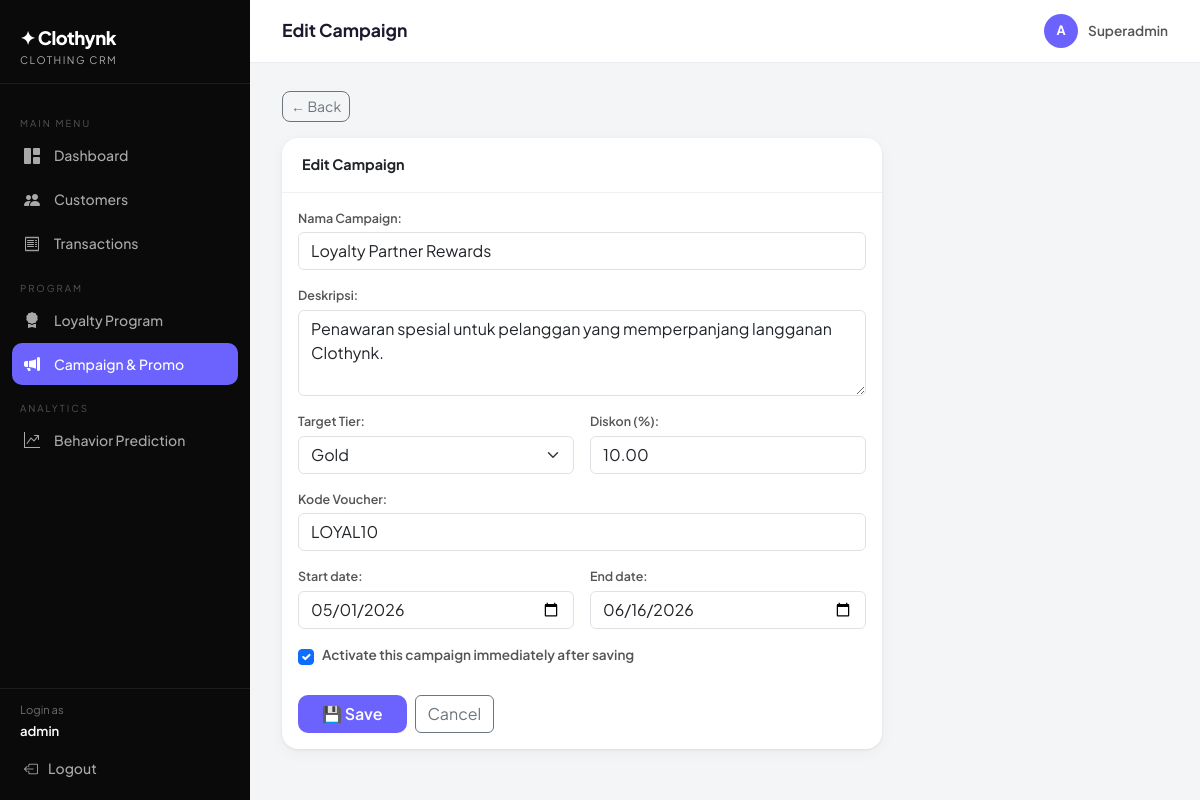
/campaign/1/edit/ (signed in), run on the app's committed database.
### core/models.py (models this page shows, shortened)
class Campaign(models.Model):
    TARGET_TIER_CHOICES = [('all', 'Semua')] + LoyaltyProfile.TIER_CHOICES
    name                = models.CharField(max_length=150, verbose_name='Nama Campaign')
    description         = models.TextField(verbose_name='Deskripsi')
    start_date          = models.DateField(verbose_name='Mulai')
    end_date            = models.DateField(verbose_name='Selesai')
    target_tier         = models.CharField(max_length=10, choices=TARGET_TIER_CHOICES, default='all', verbose_name='Target Tier')
    discount_percentage = models.DecimalField(max_digits=5, decimal_places=2, verbose_name='Diskon (%)')
    voucher_code        = models.CharField(max_length=50, verbose_name='Kode Voucher')
    is_active           = models.BooleanField(default=True, verbose_name='Aktif?')
    created_at          = models.DateTimeField(auto_now_add=True)
    class Meta:
        ordering = ['-created_at']
        verbose_name = 'Campaign'
        verbose_name_plural = 'Campaign'

### core/views.py (the view)
# urls.py: path('campaign/<int:pk>/edit/', views.campaign_edit, name='campaign_edit'),
@login_required
def campaign_edit(request, pk):
    campaign = get_object_or_404(Campaign, pk=pk)
    form = CampaignForm(request.POST or None, instance=campaign)
    if form.is_valid():
        form.save()
        messages.success(request, 'Campaign berhasil diperbarui!')
        return redirect('campaign_list')
    return render(request, 'core/campaign_form.html', {'form': form, 'title': 'Edit Campaign', 'campaign': campaign})

### core/forms.py
class CampaignForm(forms.ModelForm):
    start_date = forms.DateField(
        widget=forms.DateInput(
            format='%Y-%m-%d',
            attrs={'type': 'date', 'class': 'form-control'}
        )
    )
    end_date = forms.DateField(
        widget=forms.DateInput(
            format='%Y-%m-%d',
            attrs={'type': 'date', 'class': 'form-control'}
        )
    )
    class Meta:
        model = Campaign
        fields = ['name', 'description', 'start_date', 'end_date', 'target_tier', 'discount_percentage', 'voucher_code', 'is_active']
        widgets = {
            'name':                forms.TextInput(attrs={'class': 'form-control'}),
            'description':         forms.Textarea(attrs={'class': 'form-control', 'rows': 3}),
            'target_tier':         forms.Select(attrs={'class': 'form-select'}),
            'discount_percentage': forms.NumberInput(attrs={'class': 'form-control', 'step': '0.01'}),
            'voucher_code':        forms.TextInput(attrs={'class': 'form-control'}),
            'is_active':           forms.CheckboxInput(attrs={'class': 'form-check-input'}),
        }

### core/templates/core/campaign_form.html (shortened to what this page needs)
{% extends 'core/base.html' %}
{% block page_title %}{{ title }}{% endblock %}
{% block content %}
<div class="mb-3">
  <a href="{% url 'campaign_list' %}" class="btn btn-sm btn-outline-secondary" style="border-radius:8px;">← Back</a>
</div>
<div class="card" style="max-width:600px;">
  <div class="card-header">{{ title }}</div>
  <div class="card-body">
    <form method="post">
      <div class="row g-3">
        <div class="col-12">{{ form.name.label_tag }}{{ form.name }}</div>
        <div class="col-12">{{ form.description.label_tag }}{{ form.description }}</div>
       <div class="col-md-6">{{ form.target_tier.label_tag }}{{ form.target_tier }}</div>
        <div class="col-md-6">{{ form.discount_percentage.label_tag }}{{ form.discount_percentage }}</div>
        <div class="col-12">{{ form.voucher_code.label_tag }}{{ form.voucher_code }}</div>
        <div class="col-md-6">{{ form.start_date.label_tag }}{{ form.start_date }}</div>
        <div class="col-md-6">{{ form.end_date.label_tag }}{{ form.end_date }}</div>
        <div class="col-12">
          <div class="form-check">
            {{ form.is_active }}
            <label class="form-check-label" for="{{ form.is_active.id_for_label }}" style="font-size:0.85rem;">
              Activate this campaign immediately after saving
            </label>
          </div>
        </div>
      </div>
      <div class="d-flex gap-2 mt-4">
        <button type="submit" class="btn btn-accent px-4">💾 Save</button>
        <a href="{% url 'campaign_list' %}" class="btn btn-outline-secondary">Cancel</a>
      </div>
    </form>
  </div>
</div>
{% endblock %}

### core/templates/core/base.html (shortened to what this page needs)
{% load crm_tags %}
<!DOCTYPE html>
<html lang="id">
<head>
  <link href="https://cdnjs.cloudflare.com/ajax/libs/bootstrap/5.3.2/css/bootstrap.min.css" rel="stylesheet">
  <link href="https://cdnjs.cloudflare.com/ajax/libs/bootstrap-icons/1.11.3/font/bootstrap-icons.min.css" rel="stylesheet">
</head>
<body>
<nav id="sidebar">
  <div class="sidebar-brand">
    <div class="brand-name">✦ Clothynk</div>
    <div class="brand-sub">Clothing CRM</div>
  </div>
  <div class="sidebar-nav">
    <div class="nav-section-label">Main Menu</div>
    <a href="{% url 'dashboard' %}" class="nav-link {% if request.resolver_match.url_name == 'dashboard' %}active{% endif %}">
      <i class="bi bi-grid-1x2-fill"></i> Dashboard
    </a>
    <a href="{% url 'customer_list' %}" class="nav-link {% if 'customer' in request.resolver_match.url_name %}active{% endif %}">
      <i class="bi bi-people-fill"></i> Customers
    </a>
    <a href="{% url 'transaction_list' %}" class="nav-link {% if 'transaction' in request.resolver_match.url_name %}active{% endif %}">
      <i class="bi bi-receipt"></i> Transactions
    </a>
    <div class="nav-section-label">Program</div>
    <a href="{% url 'loyalty_list' %}" class="nav-link {% if request.resolver_match.url_name == 'loyalty_list' %}active{% endif %}">
      <i class="bi bi-award-fill"></i> Loyalty Program
    </a>
    <a href="{% url 'campaign_list' %}" class="nav-link {% if 'campaign' in request.resolver_match.url_name %}active{% endif %}">
      <i class="bi bi-megaphone-fill"></i> Campaign & Promo
    </a>
    <div class="nav-section-label">Analytics</div>
    <a href="{% url 'analytics' %}" class="nav-link {% if request.resolver_match.url_name == 'analytics' %}active{% endif %}">
      <i class="bi bi-graph-up-arrow"></i> Behavior Prediction
    </a>
  </div>
  <div class="sidebar-footer">
    <div class="px-2 pb-1 text-white" style="font-size:0.7rem; opacity:0.4;">Login as</div>
    <div class="px-2 pb-2 text-white" style="font-size:0.82rem; font-weight:600;">{{ request.user.username }}</div>
    <a href="{% url 'logout' %}" class="nav-link"><i class="bi bi-box-arrow-left"></i> Logout</a>
  </div>
</nav>
<div id="main">
  <div class="topbar">
    <h1>{% block page_title %}Dashboard{% endblock %}</h1>
    <div class="user-badge">
      <div class="user-avatar">{{ request.user.username|first|upper }}</div>
      Superadmin
    </div>
  </div>
  <div class="page-content">
    {% block content %}{% endblock %}
  </div>
</div>
</body>
</html>

### core/templates/core/base.html (style rules this page uses)
:root { --sidebar-w: 250px; --brand: #0A0A0A; --accent: #6C63FF; --accent2: #FF6584; --bronze: #CD7F32; --silver: #9E9E9E; --gold: #FFC107; --platinum: #B0BEC5; --success-soft: #D1FAE5; --warning-soft: #FEF3C7; --danger-soft: #FEE2E2; --bg: #F4F5F7; --card-bg: #FFFFFF; --sidebar-bg: #0A0A0A; --sidebar-text: rgba(255,255,255,0.65); --sidebar-active: #FFFFFF; }
* { box-sizing: border-box; }
body { font-family: 'Plus Jakarta Sans', sans-serif; background: var(--bg); color: #1A1A2E; }
#sidebar { width: var(--sidebar-w); min-height: 100vh; background: var(--sidebar-bg); position: fixed; left: 0; top: 0; display: flex; flex-direction: column; z-index: 100; transition: transform .25s ease; }
.sidebar-brand { padding: 24px 20px 16px; border-bottom: 1px solid rgba(255,255,255,0.08); }
.sidebar-brand .brand-name { font-size: 1.15rem; font-weight: 800; color: #fff; letter-spacing: -0.5px; }
.sidebar-brand .brand-sub { font-size: 0.65rem; color: var(--sidebar-text); text-transform: uppercase; letter-spacing: 1.5px; }
.sidebar-nav { padding: 16px 12px; flex: 1; }
.nav-section-label { font-size: 0.6rem; text-transform: uppercase; letter-spacing: 2px; color: rgba(255,255,255,0.3); padding: 8px 8px 4px; margin-top: 8px; }
.sidebar-nav .nav-link { color: var(--sidebar-text); border-radius: 10px; padding: 9px 12px; font-size: 0.875rem; font-weight: 500; display: flex; align-items: center; gap: 10px; margin-bottom: 2px; transition: background .15s, color .15s; }
.sidebar-nav .nav-link.active { background: var(--accent); color: #fff; }
.sidebar-nav .nav-link i { font-size: 1rem; width: 20px; }
.sidebar-footer { padding: 12px; border-top: 1px solid rgba(255,255,255,0.08); }
.sidebar-footer .nav-link { color: var(--sidebar-text); font-size: 0.875rem; font-weight: 500; display: flex; align-items: center; gap: 10px; padding: 9px 12px; border-radius: 10px; }
#main { margin-left: var(--sidebar-w); min-height: 100vh; }
.topbar { background: #fff; border-bottom: 1px solid #E8ECF0; padding: 14px 32px; display: flex; align-items: center; justify-content: space-between; position: sticky; top: 0; z-index: 50; }
.topbar h1 { font-size: 1.1rem; font-weight: 700; color: #1A1A2E; margin: 0; }
.topbar .user-badge { display: flex; align-items: center; gap: 10px; font-size: 0.85rem; font-weight: 600; color: #555; }
.user-avatar { width: 34px; height: 34px; background: var(--accent); border-radius: 50%; display: flex; align-items: center; justify-content: center; color: #fff; font-size: 0.8rem; font-weight: 700; }
.page-content { padding: 28px 32px; }
.card { border: none; border-radius: 16px; box-shadow: 0 1px 3px rgba(0,0,0,0.07), 0 4px 16px rgba(0,0,0,0.04); background: var(--card-bg); }
.card-header { background: transparent; border-bottom: 1px solid #F0F0F0; padding: 16px 20px; font-weight: 700; font-size: 0.9rem; }
.btn-accent { background: var(--accent); color: #fff; border: none; font-weight: 600; border-radius: 10px; }

### core/templates/core/campaign_form.html (style rules this page uses)
label { font-size:0.78rem; font-weight:600; color:#555; display:block; margin-bottom:5px; }

### data on the page
Campaign: name "Loyalty Partner Rewards", description "Penawaran spesial untuk pelanggan yang memperpanjang langganan Clothynk.", target_tier "Gold", discount_percentage "10.00", voucher_code "LOYAL10", start_date "05/01/2026", end_date "06/16/2026", is_active "☑"

### other printed values
{{ request.user.username }} "admin"
{{ title }} "Edit Campaign"
{{ request.user.username|first|upper }} "A"
